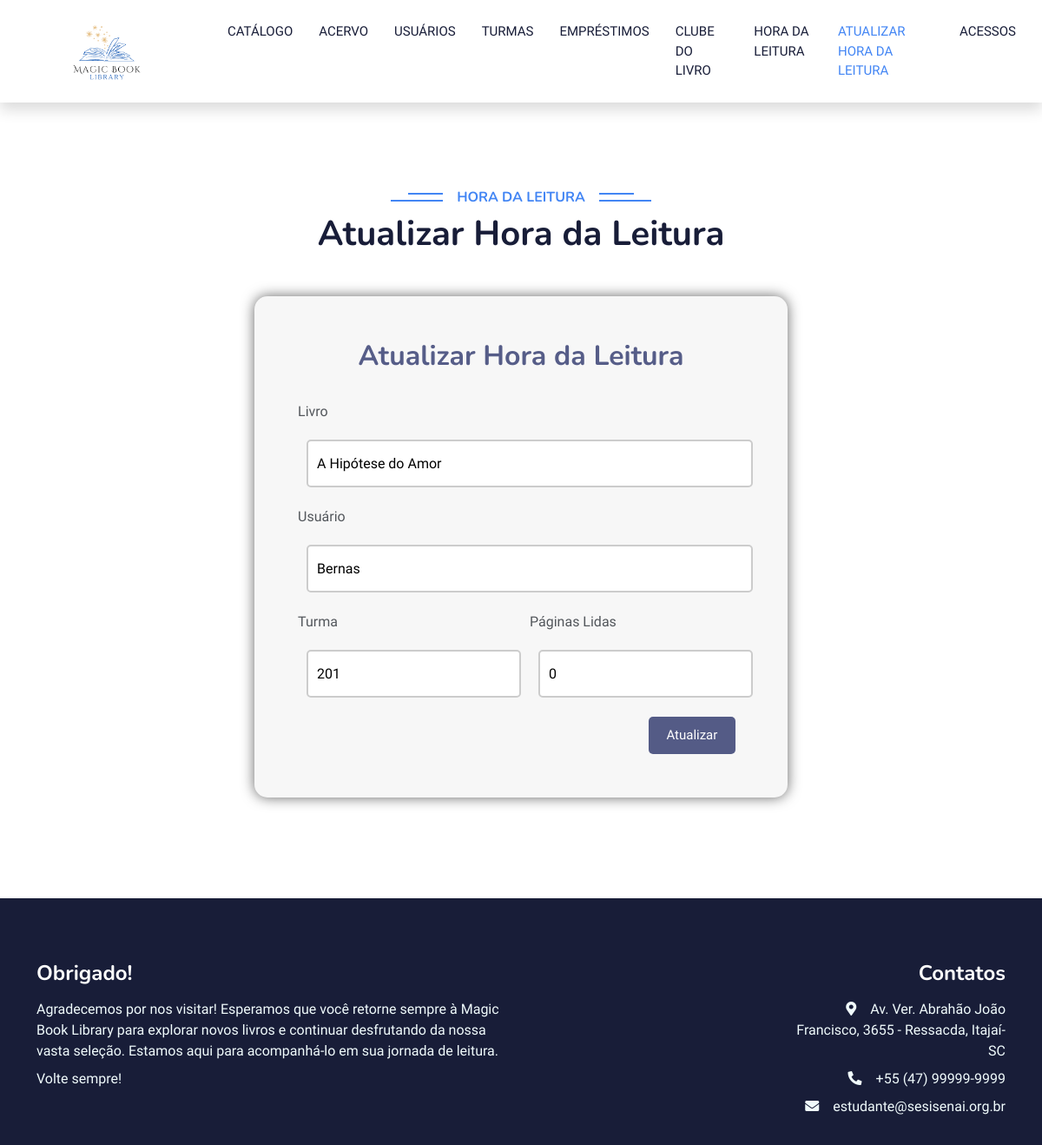
The app's page /atualizarHora.php?id=7 with its own data.
### tables this page shows
CREATE TABLE `hora` (
  `id` int(11) NOT NULL,
  `titulo` varchar(500) NOT NULL,
  `nome` varchar(100) NOT NULL,
  `turma` int(5) NOT NULL,
  `pagina` int(10) NOT NULL
);

### atualizarHora.php (the view, shortened to what this page needs)
<!DOCTYPE html>
<html lang="en">
<head>
    <link href="https://cdnjs.cloudflare.com/ajax/libs/font-awesome/5.10.0/css/all.min.css" rel="stylesheet">
    <link href="https://cdn.jsdelivr.net/npm/bootstrap-icons@1.4.1/font/bootstrap-icons.css" rel="stylesheet">
    <link href="lib/animate/animate.min.css" rel="stylesheet">
    <link href="lib/owlcarousel/assets/owl.carousel.min.css" rel="stylesheet">
    <link href="css/bootstrap.min.css" rel="stylesheet">
    <link href="style.css" rel="stylesheet">
</head>
<body>
    <nav class="navbar navbar-expand-lg bg-white navbar-light shadow sticky-top p-0">
        <a href="menuAdm.php" class="navbar-brand d-flex align-items-center px-4 px-lg-5">
            <h2 class="m-0 text-primary"><img height="150" src="img/Logo.png"></h2>
        </a>
        <div class="collapse navbar-collapse" id="navbarCollapse">
            <div class="navbar-nav ms-auto p-4 p-lg-0">
                <a href="menuAdm.php" class="nav-item nav-link ">Catálogo</a>
                <a href="acervo.php" class="nav-item nav-link ">Acervo</a>
                <a href="usuarios.php" class="nav-item nav-link ">Usuários</a>
                <a href="turma.php" class="nav-item nav-link ">Turmas</a>
                <a href="relatorio.php" class="nav-item nav-link ">Empréstimos</a>
                <a href="clube.php" class="nav-item nav-link ">Clube do Livro</a>
                <a href="hora.php" class="nav-item nav-link ">Hora da Leitura</a>
                <a href="atualizarHora.php" class="nav-item nav-link active">Atualizar Hora da Leitura</a>
                <a href="index.php" class="nav-item nav-link">Acessos</a>
        </div>
    </nav>
    <div class="container-fluid p-0 mb-5">
        <div class="owl-carousel header-carousel position-relative">
            <div class="owl-carousel-item position-relative top-0 start-0 w-100 h-30 d-flex align-items-center">
                <div class="position-absolute top-0 start-0 w-100 h-100 d-flex align-items-center" style="background: rgba(23, 29, 56, .7);">
                    <div class="container">
                        <div class="row justify-content-start">on
                            <div class="col-sm-10 col-lg-8">
                                <p class="fs-5 text-white mb-4 pb-2">SEJA BEM VINDO A LIBRARY! onde a curiosidade é incentivada e o conhecimento é valorizado.
                                </p>
                            </div>
                        </div>
                    </div>
                </div>
            </div>
        </div>
    </div>
    <div class="container-xxl py-5 category">
        <div class="container">
            <div class="text-center wow fadeInUp" data-wow-delay="0.1s">
                <h6 class="section-title bg-white text-center text-primary px-3">Hora da Leitura</h6>
                <h1 class="mb-5">Atualizar Hora da Leitura</h1>
            </div>
            <div class="row g-4">
            <?php
$servername = "127.0.0.1";
$username = "root";
$password = "root";
$dbname = "projeto_biblioteca";
$conn = new mysqli($servername, $username, $password, $dbname);
if (isset($_GET['id'])) {
    $horaId = $_GET['id'];
    $sql = "SELECT * FROM hora WHERE id = '$horaId'";
    $result = $conn->query($sql);
    if ($result->num_rows > 0) {
        $row = $result->fetch_assoc();
        $titulo = $row['titulo'];
        $nome = $row['nome'];
        $turma = $row['turma'];
        $pagina = $row['pagina'];
    } else {
        echo "Empréstimo não encontrado.";
    }
}
?>
    <link rel="stylesheet" type="text/css" href="style.css">
</head>
<div style="display: flex; justify-content: center; padding-bottom: 20px; padding-top: 15;">
    <form style="background-color: #f7f7f7; box-shadow: 0px 0px 15px #666; width: 55%; border-radius: 15px;" method="post" action="atualizarHora.php" id="formlogin" name="formlogin">
        <div style="padding: 50px; display: flex; flex-wrap: wrap;">
            <div style="padding-bottom: 25px; width: 100%; display: block;">
                <h2 style="display: flex; justify-content: center; color: rgba(17, 27, 88, 0.7);">Atualizar Hora da Leitura</h2>
            </div>
            <div style="width: 100%; padding-bottom: 12px;">
                <label style="float: left; padding-bottom: 5px; width: 100px;" for="titulo">Livro</label><br>
                <input style="flex: 1; border: 2px solid #ccc; height: 55px; padding: 10px; margin: 10px; border-radius: 5px;" type="text" id="titulo" name="titulo" value="<?php echo $titulo; ?>">
            </div>
            <div style="width: 100%; padding-bottom: 12px;">
                <label style="float: left; padding-bottom: 5px; width: 100px;" for="nome">Usuário</label><br>
                <input style="flex: 1; border: 2px solid #ccc; height: 55px; padding: 10px; margin: 10px; border-radius: 5px;" type="text" id="nome" name="nome" value="<?php echo $nome; ?>">
            </div>
            <div style="width: 100%; padding-bottom: 12px; display: flex;">
                <div style="flex: 1;">
                <label style="float: left; padding-bottom: 5px; width: 100px;" for="turma">Turma</label><br>
                <input style="flex: 1; width: calc(100% - 0px); border: 2px solid #ccc; height: 55px; padding: 10px; margin: 10px; border-radius: 5px;" type="number" id="turma" name="turma" value="<?php echo $turma; ?>">
            </div>
                <div style="flex: 1; margin-left: 20px;">
                    <label style="float: left; padding-bottom: 5px; width: 100px;" for="pagina">Páginas Lidas</label><br>
                    <input style="width: 100%; border: 2px solid #ccc; height: 55px; padding: 10px; margin: 10px; border-radius: 5px;" type="number" id="pagina" name="pagina" value="<?php echo $pagina; ?>">
                </div>
            </div>
            <div style="width: 100%; display: flex; justify-content: flex-end; align-items: center;">
                <button type="submit">Atualizar</button>
        </div>
        </div>
    </form>
</div>
</div>
        </div>
    </div>
    <div class="container-fluid bg-dark text-light footer pt-5 mt-5 wow fadeIn" data-wow-delay="0.1s">
    <div class="container py-4">
        <div class="row g-5">
            <div class="col-lg-6 col-md-6 text-start">
                <h4 class="text-white mb-3">Obrigado!</h4>
                <p class="mb-2"><i class=""></i>Agradecemos por nos visitar! Esperamos que você retorne sempre à Magic Book Library para explorar novos livros e continuar desfrutando da nossa vasta seleção. Estamos aqui para acompanhá-lo em sua jornada de leitura.</p>
                <p class="mb-2"><i class=""></i>Volte sempre!</p>
            </div>
            <div class="col-lg-3 col-md-6 text-start">
            </div>
            <div class="col-lg-3 col-md-6 text-end ">
                <h4 class="text-white mb-3">Contatos</h4>
                <p class="mb-2"><i class="fa fa-map-marker-alt me-3"></i>Av. Ver. Abrahão João Francisco, 3655 - Ressacda, Itajaí-SC</p>
                <p class="mb-2"><i class="fa fa-phone-alt me-3"></i>+55 (47) 99999-9999</p>
                <p class="mb-2"><i class="fa fa-envelope me-3"></i>estudante@sesisenai.org.br</p>
            </div>
        </div>
    </div>
</div>
</body>
</html>

### style.css (style rules this page uses)
:root { --primary: #4285F4; --light: #F0FBFC; --dark: #181d38; }
.navbar-light .navbar-nav .nav-link { margin-right: 30px; padding: 25px 0; color: #FFFFFF; font-size: 15px; text-transform: uppercase; outline: none; }
.navbar-light .navbar-nav .nav-link:hover, .navbar-light .navbar-nav .nav-link.active { color: var(--primary); }
.navbar-light .navbar-brand, .navbar-light a.btn { height: 75px; }
.navbar-light .navbar-nav .nav-link { color: var(--dark); font-weight: 500; }
.navbar-light.sticky-top { top: -100px; transition: .5s; }
.section-title { position: relative; display: inline-block; text-transform: uppercase; }
.section-title::before { position: absolute; content: ""; width: calc(100% + 80px); height: 2px; top: 4px; left: -40px; background: var(--primary); z-index: -1; }
.section-title::after { position: absolute; content: ""; width: calc(100% + 120px); height: 2px; bottom: 5px; left: -60px; background: var(--primary); z-index: -1; }
label { display: block; margin-bottom: 5px; }
input[type="text"], input[type="email"], input[type="password"] { width: 100%; padding: 8px; border: 1px solid #ccc; border-radius: 3px; }
button { font-size: 15px; width: 100px; padding: 10px 15px; color: white; background-color: rgba(17, 27, 88, 0.7); border-radius: 5px; margin-right: 10px; border: none; }

### records on screen
hora: titulo "A Hipótese do Amor", nome "Bernas", turma "201", pagina "0"
